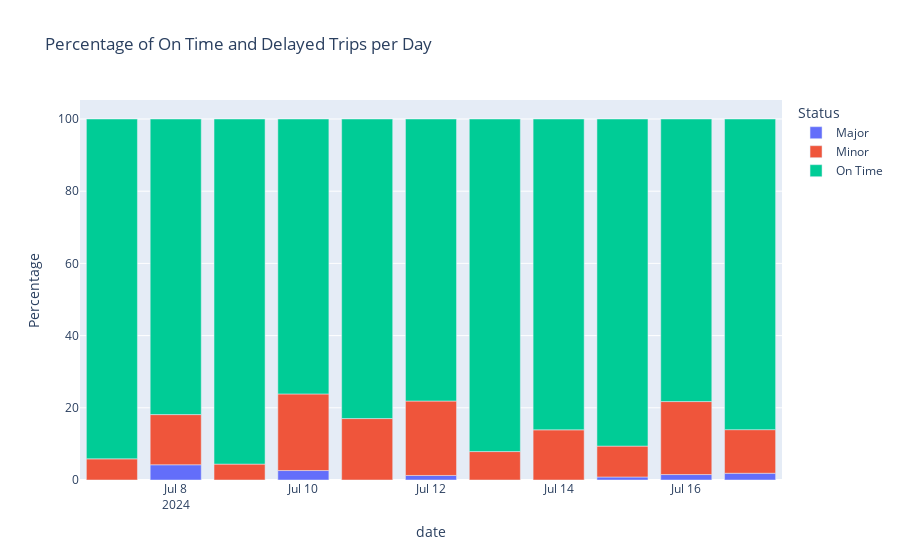

Write notebook code for a chart like this one.
### Code cell
# Calculate percentage of delays by severity
daily_summary = unique_trips.groupby('date')['delay_severity'].value_counts(normalize=True).unstack() * 100

# # Reset index to have date as a column
daily_summary = daily_summary.reset_index()
# # Melt the DataFrame for Plotly
daily_summary_melted = daily_summary.melt(id_vars='date', value_vars=['Major',	'Minor','On Time'], var_name='Status', value_name='Percentage')
import plotly.express as px

# Create the stacked bar plot
fig = px.bar(daily_summary_melted, x='date', y='Percentage', color='Status', title='Percentage of On Time and Delayed Trips per Day')

# Show the plot
fig.show()

### Figure 1 — Plotly figure (JSON) as saved in the notebook; plotly's stock layout.template omitted (floating-point values rounded to 4 significant figures)
{"data": [{"alignmentgroup": "True", "hovertemplate": "Status=Major<br>date=%{x}<br>Percentage=%{y}<extra></extra>", "legendgroup": "Major", "marker": {"color": "#636efa", "pattern": {"shape": ""}}, "name": "Major", "offsetgroup": "Major", "orientation": "v", "showlegend": true, "textposition": "auto", "type": "bar", "x": ["2024-07-07", "2024-07-08", "2024-07-09", "2024-07-10", "2024-07-11", "2024-07-12", "2024-07-13", "2024-07-14", "2024-07-15", "2024-07-16", "2024-07-17"], "xaxis": "x", "y": [null, 4.216, null, 2.62, null, 1.256, null, null, 0.8327, 1.511, 1.866], "yaxis": "y"}, {"alignmentgroup": "True", "hovertemplate": "Status=Minor<br>date=%{x}<br>Percentage=%{y}<extra></extra>", "legendgroup": "Minor", "marker": {"color": "#EF553B", "pattern": {"shape": ""}}, "name": "Minor", "offsetgroup": "Minor", "orientation": "v", "showlegend": true, "textposition": "auto", "type": "bar", "x": ["2024-07-07", "2024-07-08", "2024-07-09", "2024-07-10", "2024-07-11", "2024-07-12", "2024-07-13", "2024-07-14", "2024-07-15", "2024-07-16", "2024-07-17"], "xaxis": "x", "y": [5.858, 13.91, 4.398, 21.22, 17.02, 20.62, 7.877, 13.89, 8.554, 20.22, 12.07], "yaxis": "y"}, {"alignmentgroup": "True", "hovertemplate": "Status=On Time<br>date=%{x}<br>Percentage=%{y}<extra></extra>", "legendgroup": "On Time", "marker": {"color": "#00cc96", "pattern": {"shape": ""}}, "name": "On Time", "offsetgroup": "On Time", "orientation": "v", "showlegend": true, "textposition": "auto", "type": "bar", "x": ["2024-07-07", "2024-07-08", "2024-07-09", "2024-07-10", "2024-07-11", "2024-07-12", "2024-07-13", "2024-07-14", "2024-07-15", "2024-07-16", "2024-07-17"], "xaxis": "x", "y": [94.14, 81.88, 95.6, 76.16, 82.98, 78.12, 92.12, 86.11, 90.61, 78.27, 86.06], "yaxis": "y"}], "layout": {"barmode": "relative", "legend": {"title": {"text": "Status"}, "tracegroupgap": 0}, "title": {"text": "Percentage of On Time and Delayed Trips per Day"}, "xaxis": {"anchor": "y", "domain": [0, 1], "title": {"text": "date"}}, "yaxis": {"anchor": "x", "domain": [0, 1], "title": {"text": "Percentage"}}}}
